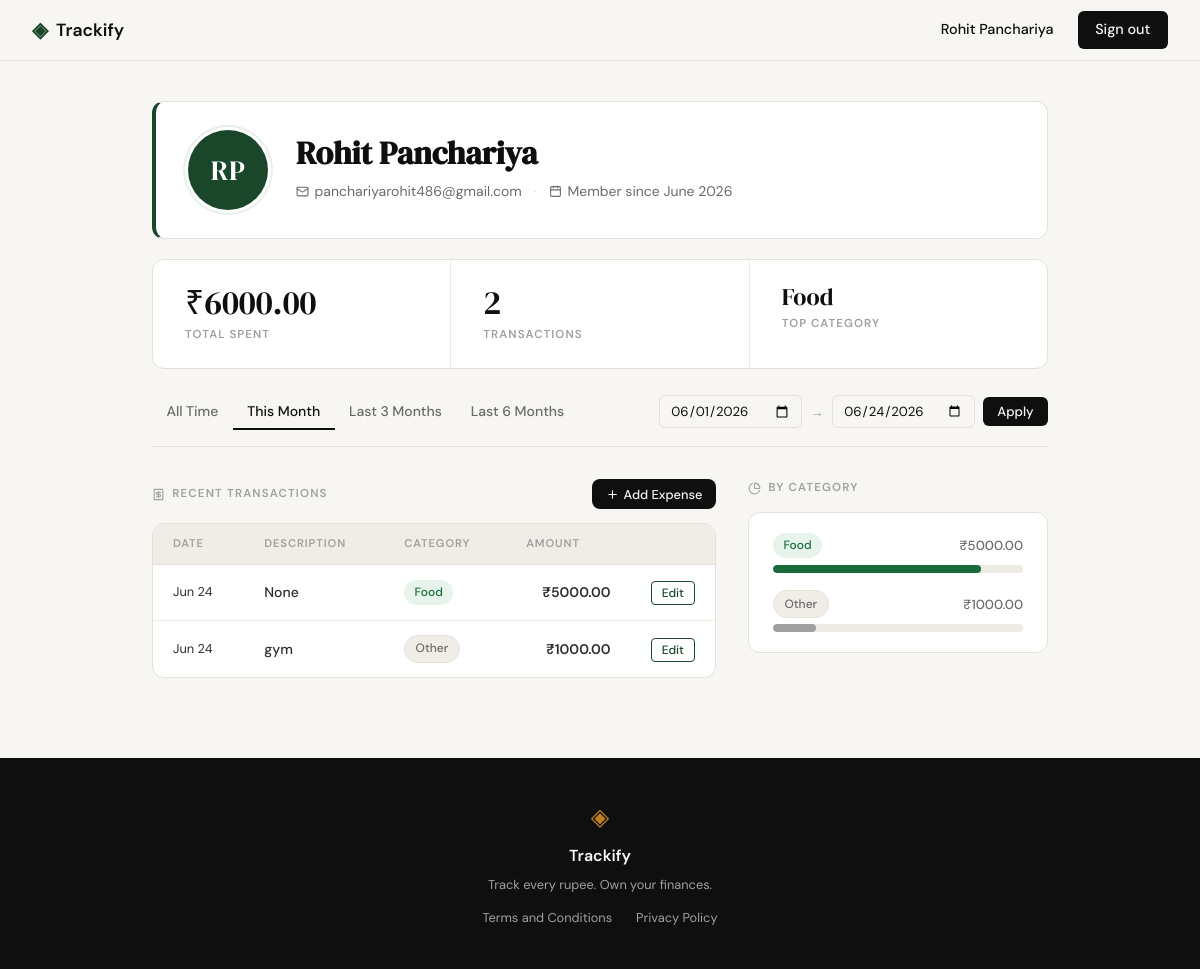
The app's page /profile?date_from=2026-06-01&date_to=2026-06-24 (signed in), older data.
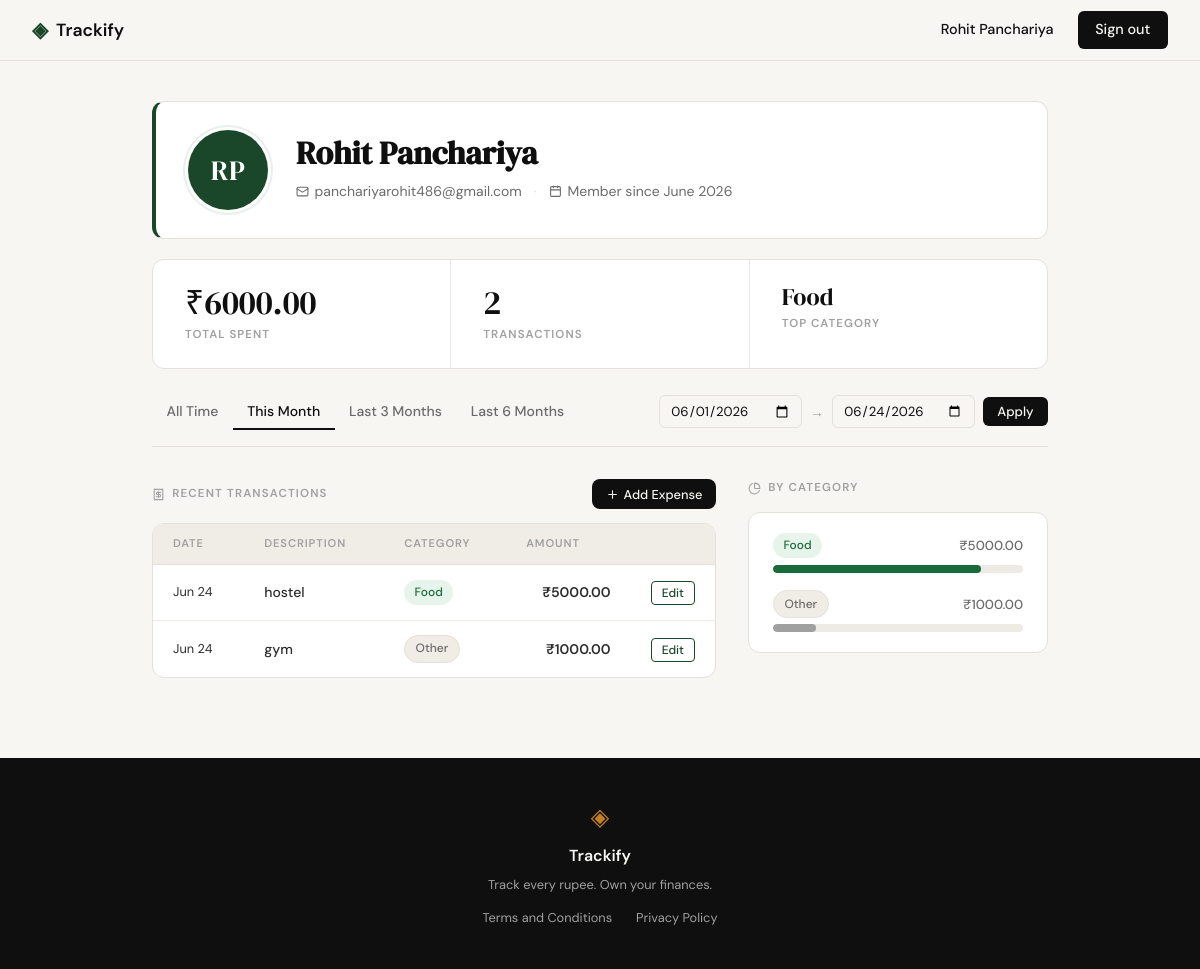
The same page, newer data.
### tables this page shows
CREATE TABLE expenses (
            id          INTEGER PRIMARY KEY AUTOINCREMENT,
            user_id     INTEGER NOT NULL REFERENCES users(id) ON DELETE CASCADE,
            amount      REAL    NOT NULL,
            category    TEXT    NOT NULL,
            date        TEXT    NOT NULL,
            description TEXT,
            created_at  TEXT    DEFAULT (datetime('now'))
        );

### app.py (the view)
@app.route("/profile")
@login_required
def profile():
    uid = session["user_id"]
    user = get_user_by_id(uid)
    today = date.today()
    today_str = today.isoformat()
    preset_this_month_from = today.replace(day=1).isoformat()
    m3, y3 = today.month - 3, today.year
    if m3 <= 0:
        m3, y3 = m3 + 12, y3 - 1
    preset_3months_from = date(y3, m3, 1).isoformat()
    m6, y6 = today.month - 6, today.year
    if m6 <= 0:
        m6, y6 = m6 + 12, y6 - 1
    preset_6months_from = date(y6, m6, 1).isoformat()
    raw_from = request.args.get('date_from', '').strip()
    raw_to   = request.args.get('date_to',   '').strip()
    date_from = date_to = None
    if raw_from:
        try:
            datetime.strptime(raw_from, '%Y-%m-%d')
            date_from = raw_from
        except ValueError:
            pass
    if raw_to:
        try:
            datetime.strptime(raw_to, '%Y-%m-%d')
            date_to = raw_to
        except ValueError:
            pass
    if bool(date_from) != bool(date_to):
        flash("Please provide both a start and an end date.")
        date_from = date_to = None
    elif date_from and date_to and date_from > date_to:
        flash("Start date must be before end date.")
        date_from = date_to = None
    if not date_from and not date_to:
        active_preset = 'all_time'
    elif date_from == preset_this_month_from and date_to == today_str:
        active_preset = 'this_month'
    elif date_from == preset_3months_from and date_to == today_str:
        active_preset = '3_months'
    elif date_from == preset_6months_from and date_to == today_str:
        active_preset = '6_months'
    else:
        active_preset = 'custom'
    stats        = get_summary_stats(uid, date_from=date_from, date_to=date_to)
    transactions = get_recent_transactions(uid, date_from=date_from, date_to=date_to)
    categories   = get_category_breakdown(uid, date_from=date_from, date_to=date_to)
    return render_template(
        "profile.html",
        user=user,
        stats=stats,
        transactions=transactions,
        categories=categories,
        valid_categories=VALID_CATEGORIES,
        date_from=date_from,
        date_to=date_to,
        active_preset=active_preset,
        preset_this_month_from=preset_this_month_from,
        preset_this_month_to=today_str,
        preset_3months_from=preset_3months_from,
        preset_3months_to=today_str,
        preset_6months_from=preset_6months_from,
        preset_6months_to=today_str,
    )

### app.py (called while the page is built)
def login_required(f):
    @functools.wraps(f)
    def decorated(*args, **kwargs):
        if not session.get('user_id'):
            flash("Please sign in to continue.")
            return redirect(url_for('login'))
        return f(*args, **kwargs)
    return decorated

### database/db.py (called while the page is built)
def get_db():
    conn = sqlite3.connect(DB_PATH)
    conn.row_factory = sqlite3.Row
    conn.execute("PRAGMA foreign_keys = ON")
    return conn

### database/queries.py (called while the page is built)
def _date_filter(user_id, date_from, date_to):
    where  = "WHERE user_id = ?"
    params = [user_id]
    if date_from and date_to:
        where  += " AND date BETWEEN ? AND ?"
        params += [date_from, date_to]
    return where, params

### templates/profile.html (shortened to what the changed rows need)
{% extends "base.html" %}
{% block content %}
<div class="profile-page">
  <div class="profile-hero">
    <div class="profile-hero-info">
      <h1 class="profile-name">{{ user.name }}</h1>
    </div>
  </div>
  <div class="profile-main-grid">
    <div class="profile-transactions-col">
      <div class="profile-section-header">
        <h2 class="profile-section-title">
          <i data-lucide="receipt"></i>
          Recent Transactions
        </h2>
      </div>
      <div class="profile-table-wrap">
        <table class="profile-table">
          <thead>
            <tr>
              <th>Date</th>
              <th>Description</th>
              <th>Category</th>
              <th class="amount-col">Amount</th>
              <th class="actions-col"></th>
            </tr>
          </thead>
          <tbody>
            {% for tx in transactions %}
            <tr>
              <td class="tx-date">{{ tx.date }}</td>
              <td class="tx-desc">{{ tx.description }}</td>
              <td>
                <span class="badge badge-{{ tx.category | lower | replace(' ', '-') }}">
                  {{ tx.category }}
                </span>
              </td>
              <td class="amount-col tx-amount">{{ tx.amount }}</td>
              <td class="actions-col"><a href="{{ url_for('edit_expense', id=tx.id) }}" class="tx-edit-link">Edit</a></td>
            </tr>
            {% else %}
            <tr>
              <td colspan="5" class="tx-empty">No transactions match your filter.</td>
            </tr>
            {% endfor %}
          </tbody>
        </table>
      </div>
    </div>
    <div class="profile-breakdown-col">
      <h2 class="profile-section-title">
        <i data-lucide="pie-chart"></i>
        By Category
      </h2>
    </div>
  </div>
</div>
{% endblock %}

Row changes from the older to the newer data that the page shows:
changed expenses "Food": description "None" → "hostel"
